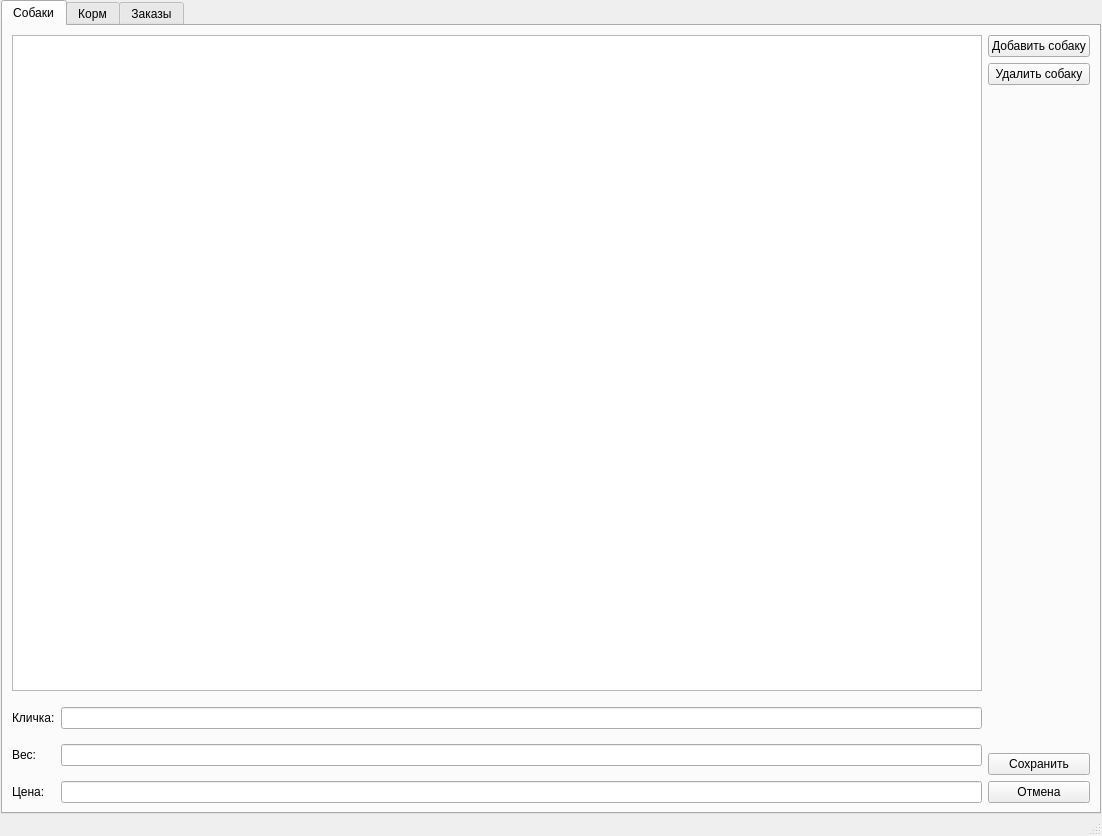
<?xml version="1.0" encoding="UTF-8"?>
<ui version="4.0">
 <class>MainWindow</class>
 <widget class="QMainWindow" name="MainWindow">
  <property name="geometry">
   <rect>
    <x>0</x>
    <y>0</y>
    <width>1102</width>
    <height>836</height>
   </rect>
  </property>
  <property name="windowTitle">
   <string>MainWindow</string>
  </property>
  <widget class="QWidget" name="centralwidget">
   <property name="sizePolicy">
    <sizepolicy hsizetype="Expanding" vsizetype="Expanding">
     <horstretch>0</horstretch>
     <verstretch>0</verstretch>
    </sizepolicy>
   </property>
   <layout class="QGridLayout" name="gridLayout_3">
    <property name="sizeConstraint">
     <enum>QLayout::SetDefaultConstraint</enum>
    </property>
    <property name="leftMargin">
     <number>1</number>
    </property>
    <property name="topMargin">
     <number>0</number>
    </property>
    <property name="rightMargin">
     <number>1</number>
    </property>
    <property name="bottomMargin">
     <number>0</number>
    </property>
    <item row="0" column="0">
     <widget class="QTabWidget" name="tabWidget">
      <property name="sizePolicy">
       <sizepolicy hsizetype="Expanding" vsizetype="Expanding">
        <horstretch>0</horstretch>
        <verstretch>0</verstretch>
       </sizepolicy>
      </property>
      <property name="maximumSize">
       <size>
        <width>12000</width>
        <height>6500</height>
       </size>
      </property>
      <property name="tabPosition">
       <enum>QTabWidget::North</enum>
      </property>
      <property name="currentIndex">
       <number>0</number>
      </property>
      <widget class="QWidget" name="tab_dogs">
       <attribute name="title">
        <string>Собаки</string>
       </attribute>
       <layout class="QVBoxLayout" name="verticalLayout">
        <item>
         <layout class="QHBoxLayout" name="horizontalLayout">
          <item>
           <layout class="QVBoxLayout" name="verticalLayout_2">
            <item>
             <widget class="QTableView" name="table_dogs">
              <property name="minimumSize">
               <size>
                <width>600</width>
                <height>300</height>
               </size>
              </property>
              <property name="editTriggers">
               <set>QAbstractItemView::NoEditTriggers</set>
              </property>
              <property name="selectionBehavior">
               <enum>QAbstractItemView::SelectRows</enum>
              </property>
              <attribute name="horizontalHeaderStretchLastSection">
               <bool>true</bool>
              </attribute>
              <attribute name="verticalHeaderStretchLastSection">
               <bool>false</bool>
              </attribute>
             </widget>
            </item>
            <item>
             <layout class="QHBoxLayout" name="horizontalLayout_3">
              <property name="topMargin">
               <number>10</number>
              </property>
              <item>
               <layout class="QFormLayout" name="formLayout">
                <property name="labelAlignment">
                 <set>Qt::AlignLeading</set>
                </property>
                <property name="verticalSpacing">
                 <number>15</number>
                </property>
                <item row="0" column="0">
                 <widget class="QLabel" name="label">
                  <property name="text">
                   <string>Кличка:</string>
                  </property>
                 </widget>
                </item>
                <item row="0" column="1">
                 <widget class="QLineEdit" name="lineEdit_dog_nick">
                  <property name="minimumSize">
                   <size>
                    <width>200</width>
                    <height>0</height>
                   </size>
                  </property>
                 </widget>
                </item>
                <item row="1" column="0">
                 <widget class="QLabel" name="label_2">
                  <property name="text">
                   <string>Вес:</string>
                  </property>
                 </widget>
                </item>
                <item row="1" column="1">
                 <widget class="QLineEdit" name="lineEdit_dog_weight">
                  <property name="minimumSize">
                   <size>
                    <width>200</width>
                    <height>0</height>
                   </size>
                  </property>
                  <property name="inputMask">
                   <string/>
                  </property>
                 </widget>
                </item>
                <item row="2" column="0">
                 <widget class="QLabel" name="label_3">
                  <property name="text">
                   <string>Цена:</string>
                  </property>
                 </widget>
                </item>
                <item row="2" column="1">
                 <widget class="QLineEdit" name="lineEdit_dog_cost">
                  <property name="minimumSize">
                   <size>
                    <width>200</width>
                    <height>0</height>
                   </size>
                  </property>
                  <property name="inputMask">
                   <string/>
                  </property>
                 </widget>
                </item>
               </layout>
              </item>
             </layout>
            </item>
           </layout>
          </item>
          <item>
           <layout class="QVBoxLayout" name="verticalLayout_3">
            <item>
             <widget class="QPushButton" name="pushButton_add_dog">
              <property name="text">
               <string>Добавить собаку</string>
              </property>
             </widget>
            </item>
            <item>
             <widget class="QPushButton" name="pushButton_del_dog">
              <property name="text">
               <string>Удалить собаку</string>
              </property>
             </widget>
            </item>
            <item>
             <spacer name="verticalSpacer">
              <property name="orientation">
               <enum>Qt::Vertical</enum>
              </property>
              <property name="sizeHint" stdset="0">
               <size>
                <width>20</width>
                <height>40</height>
               </size>
              </property>
             </spacer>
            </item>
            <item>
             <widget class="QPushButton" name="pushButton_save_dogs">
              <property name="text">
               <string>Сохранить</string>
              </property>
             </widget>
            </item>
            <item>
             <widget class="QPushButton" name="pushButton_rollback_dogs">
              <property name="text">
               <string>Отмена</string>
              </property>
             </widget>
            </item>
           </layout>
          </item>
         </layout>
        </item>
       </layout>
      </widget>
      <widget class="QWidget" name="tab_food">
       <attribute name="title">
        <string>Корм</string>
       </attribute>
       <layout class="QGridLayout" name="gridLayout">
        <item row="0" column="0">
         <layout class="QHBoxLayout" name="horizontalLayout_4">
          <item>
           <layout class="QVBoxLayout" name="verticalLayout_4">
            <item>
             <widget class="QTableView" name="table_food">
              <property name="minimumSize">
               <size>
                <width>600</width>
                <height>300</height>
               </size>
              </property>
              <property name="editTriggers">
               <set>QAbstractItemView::NoEditTriggers</set>
              </property>
              <property name="selectionBehavior">
               <enum>QAbstractItemView::SelectRows</enum>
              </property>
              <attribute name="horizontalHeaderStretchLastSection">
               <bool>true</bool>
              </attribute>
             </widget>
            </item>
            <item>
             <layout class="QHBoxLayout" name="horizontalLayout_5">
              <property name="topMargin">
               <number>10</number>
              </property>
              <item>
               <layout class="QFormLayout" name="formLayout_2">
                <property name="labelAlignment">
                 <set>Qt::AlignLeading</set>
                </property>
                <property name="verticalSpacing">
                 <number>15</number>
                </property>
                <item row="0" column="0">
                 <widget class="QLabel" name="label_4">
                  <property name="text">
                   <string>Название:</string>
                  </property>
                 </widget>
                </item>
                <item row="0" column="1">
                 <widget class="QLineEdit" name="lineEdit_food_name">
                  <property name="minimumSize">
                   <size>
                    <width>200</width>
                    <height>0</height>
                   </size>
                  </property>
                 </widget>
                </item>
                <item row="1" column="0">
                 <widget class="QLabel" name="label_5">
                  <property name="text">
                   <string>Цена:</string>
                  </property>
                 </widget>
                </item>
                <item row="1" column="1">
                 <widget class="QLineEdit" name="lineEdit_food_cost">
                  <property name="minimumSize">
                   <size>
                    <width>200</width>
                    <height>0</height>
                   </size>
                  </property>
                  <property name="inputMask">
                   <string/>
                  </property>
                 </widget>
                </item>
                <item row="2" column="0">
                 <widget class="QLabel" name="label_6">
                  <property name="text">
                   <string>Кол-во на складе:</string>
                  </property>
                 </widget>
                </item>
                <item row="2" column="1">
                 <widget class="QLineEdit" name="lineEdit_food_accessible">
                  <property name="minimumSize">
                   <size>
                    <width>200</width>
                    <height>0</height>
                   </size>
                  </property>
                  <property name="inputMask">
                   <string/>
                  </property>
                 </widget>
                </item>
               </layout>
              </item>
             </layout>
            </item>
           </layout>
          </item>
          <item>
           <layout class="QVBoxLayout" name="verticalLayout_5">
            <item>
             <widget class="QPushButton" name="pushButton_add_food">
              <property name="text">
               <string>Добавить корм</string>
              </property>
             </widget>
            </item>
            <item>
             <widget class="QPushButton" name="pushButton_del_food">
              <property name="text">
               <string>Удалить корм</string>
              </property>
             </widget>
            </item>
            <item>
             <spacer name="verticalSpacer_2">
              <property name="orientation">
               <enum>Qt::Vertical</enum>
              </property>
              <property name="sizeHint" stdset="0">
               <size>
                <width>20</width>
                <height>40</height>
               </size>
              </property>
             </spacer>
            </item>
            <item>
             <widget class="QPushButton" name="pushButton_save_food">
              <property name="text">
               <string>Сохранить</string>
              </property>
             </widget>
            </item>
            <item>
             <widget class="QPushButton" name="pushButton_rollback_food">
              <property name="text">
               <string>Отмена</string>
              </property>
             </widget>
            </item>
           </layout>
          </item>
         </layout>
        </item>
       </layout>
      </widget>
      <widget class="QWidget" name="tab_orders">
       <attribute name="title">
        <string>Заказы</string>
       </attribute>
       <layout class="QGridLayout" name="gridLayout_2">
        <item row="0" column="0">
         <layout class="QHBoxLayout" name="horizontalLayout_2">
          <item>
           <widget class="QListView" name="list_orders">
            <property name="sizePolicy">
             <sizepolicy hsizetype="Fixed" vsizetype="Expanding">
              <horstretch>0</horstretch>
              <verstretch>0</verstretch>
             </sizepolicy>
            </property>
            <property name="minimumSize">
             <size>
              <width>200</width>
              <height>0</height>
             </size>
            </property>
            <property name="maximumSize">
             <size>
              <width>200</width>
              <height>16777215</height>
             </size>
            </property>
            <property name="editTriggers">
             <set>QAbstractItemView::NoEditTriggers</set>
            </property>
           </widget>
          </item>
          <item>
           <widget class="QTableView" name="table_orders">
            <property name="minimumSize">
             <size>
              <width>400</width>
              <height>300</height>
             </size>
            </property>
            <attribute name="horizontalHeaderStretchLastSection">
             <bool>true</bool>
            </attribute>
           </widget>
          </item>
          <item>
           <layout class="QVBoxLayout" name="verticalLayout_6">
            <item>
             <widget class="QPushButton" name="pushButton_add_order">
              <property name="text">
               <string>Добавить заказ</string>
              </property>
             </widget>
            </item>
            <item>
             <widget class="QPushButton" name="pushButton_add_dog_to_order">
              <property name="enabled">
               <bool>false</bool>
              </property>
              <property name="text">
               <string>Добавить собаку</string>
              </property>
             </widget>
            </item>
            <item>
             <widget class="QPushButton" name="pushButton_add_food_to_order">
              <property name="enabled">
               <bool>false</bool>
              </property>
              <property name="text">
               <string>Добавить корм</string>
              </property>
             </widget>
            </item>
            <item>
             <widget class="QPushButton" name="pushButton_del_from_order">
              <property name="enabled">
               <bool>false</bool>
              </property>
              <property name="text">
               <string>Удалить из заказа</string>
              </property>
             </widget>
            </item>
            <item>
             <spacer name="verticalSpacer_3">
              <property name="orientation">
               <enum>Qt::Vertical</enum>
              </property>
              <property name="sizeHint" stdset="0">
               <size>
                <width>20</width>
                <height>40</height>
               </size>
              </property>
             </spacer>
            </item>
            <item>
             <widget class="QPushButton" name="pushButton_save_order">
              <property name="enabled">
               <bool>false</bool>
              </property>
              <property name="text">
               <string>Сохранить</string>
              </property>
             </widget>
            </item>
            <item>
             <widget class="QPushButton" name="pushButton_rollback_order">
              <property name="enabled">
               <bool>false</bool>
              </property>
              <property name="text">
               <string>Отмена</string>
              </property>
             </widget>
            </item>
           </layout>
          </item>
         </layout>
        </item>
       </layout>
      </widget>
     </widget>
    </item>
   </layout>
  </widget>
  <widget class="QMenuBar" name="menubar">
   <property name="geometry">
    <rect>
     <x>0</x>
     <y>0</y>
     <width>1102</width>
     <height>26</height>
    </rect>
   </property>
  </widget>
  <widget class="QStatusBar" name="statusbar"/>
 </widget>
 <resources/>
 <connections/>
</ui>
